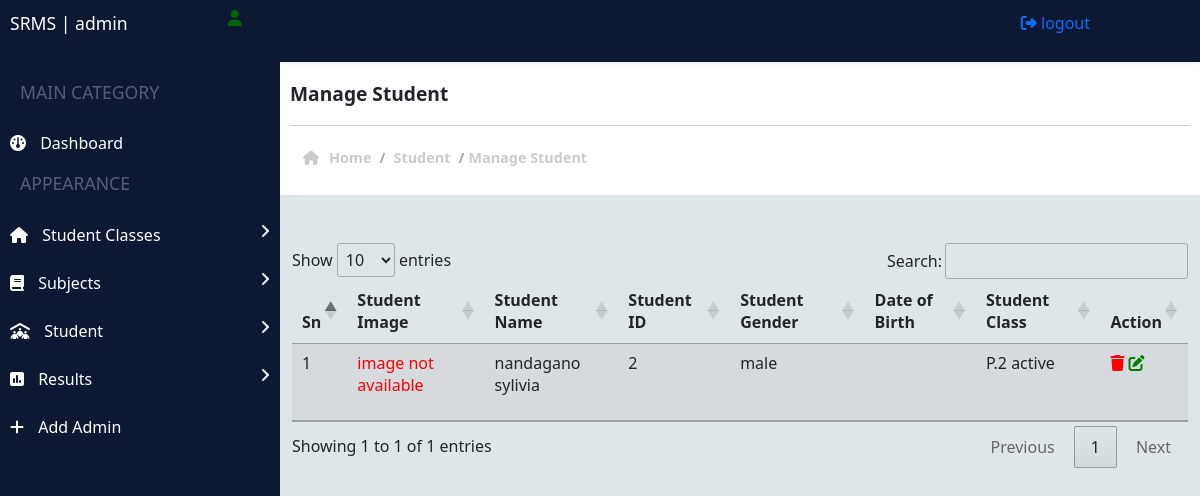
The page /admin/manage_student.php (signed in) on the database its author committed.
### tables this page shows
CREATE TABLE `tbl_student` (
  `student_id` int(11) NOT NULL,
  `image` varchar(512) NOT NULL,
  `student_name` varchar(100) NOT NULL,
  `studentId` int(100) NOT NULL,
  `gender` varchar(10) NOT NULL,
  `age` varchar(100) NOT NULL,
  `class_id` varchar(100) NOT NULL,
  `sigles` varchar(50) NOT NULL
);

CREATE TABLE `tbl_classes` (
  `id` int(11) NOT NULL,
  `className` varchar(100) NOT NULL,
  `classNameNumeric` int(100) NOT NULL,
  `stream` varchar(255) NOT NULL,
  `creationDate` timestamp NOT NULL DEFAULT current_timestamp() ON UPDATE current_timestamp()
);

### admin/manage_student.php (the view, shortened to what this page needs)
<link href="https://cdn.jsdelivr.net/npm/bootstrap@5.2.3/dist/css/bootstrap.min.css" rel="stylesheet" >
<link rel="stylesheet" href="//cdn.datatables.net/1.13.4/css/jquery.dataTables.min.css">
<link rel="stylesheet" href="https://cdn.datatables.net/1.13.4/css/jquery.dataTables.min.css">
<?php
    include_once('partials/header.php');
    include_once('partials/left_bar.php');
 ?>
<div class="rightbar">
    <div class="top">
        <span>manage student</span>
        <hr>
        <div class="row breadcrumb-div">
            <div class="col-md-6">
                <ul class="breadcrumb">
                    <li><a href="index.php"><i class="fa fa-home"></i> <span style="padding: 0 3px;"></span> Home</a></li>
                    <span> / </span>
                    <li><a href="#">Student</a></li>
                    <span> / </span>
                    <li class="active">manage Student</li>
                </ul>
            </div>
        </div>
    </div>
    <div class="container-fluid mt-5">
        <div class="row">
            <div class="col-lg-12">
            <table id="example" class="table table-hover table-striped">
                <thead>
                    <tr>
                        <th>Sn</th>
                        <th>Student Image</th>
                        <th>Student Name</th>
                        <th>Student ID</th>
                        <th>Student Gender</th>
                        <th>Date of Birth</th>
                        <th>Student Class</th>
                        <th>Action</th>
                    </tr>
                </thead>
                <tbody>
                    <?php
                        $sn =1;
                        $sql = "select *, tbl_classes.className, tbl_classes.stream from tbl_student, tbl_classes where tbl_classes.id = tbl_student.class_id";
                        $res = mysqli_query($conn, $sql);
                        while($row = mysqli_fetch_assoc($res)){
                            $id = $row['student_id'];
                            $image = $row['image'];
                            $student_name = $row['student_name'];
                            $student_id = $row['studentId'];
                            $student_gender = $row['gender'];
                            $age = $row['age'];
                            $student_class = $row['className'];
                            $stream = $row['stream'];
                            ?>
                            <tr>
                                <td><?php echo $sn++?></td>
                                <td>
                                    <?php
                                    if($image !=''){
                                        ?>
                                        <img src="<?php echo SITEURL;?>img/<?php echo $image ?>" style='width: 80px; height: 80px;'>
                                        <?php
                                    }else{
                                        echo '<p class="error">image not available</p>';
                                    }
                                    ?>
                                </td>
                                <td><?php echo $student_name; ?></td>
                                <td><?php echo $student_id ?></td>
                                <td><?php echo $student_gender; ?></td>
                                <td><?php echo $age ?></td>
                                <td><?php echo "{$student_class} {$stream}" ?></td>
                                <td>
                                    <a href="<?php echo SITEURL; ?>delete_student.php?student_id=<?php echo $id; ?> &image=<?php echo $image; ?>" style="color: red; "><i class="fa-solid fa-light fa-trash"></i></a>
                                    <a href="<?php echo SITEURL;?>update_student.php?student_id=<?php echo $id ?>" style="color: green; "><i class="fa-solid fa-light fa-pen-to-square"></i></a>
                                </td>
                            </tr>
<?php
                        }
                    ?>
                </tbody>
            </table>
            </div>
        </div>
    </div>
</div>

### admin/css/style.css (style rules this page uses)
* { padding: 0; margin: 0; box-sizing: border-box; }
body { padding-top: 40px; overflow-x: hidden; background-color: #dfe6e9; }
.error { color: red !important; }
.rightbar { width: calc(100% - 280px); height: 100vh; background-color: #dfe6e9; position: absolute; left: 280px; top: 30px; }
.rightbar .top { background-color: #fff !important; padding: 50px 10px 6px; text-transform: capitalize; font-size: 1.2rem; font-weight: 900; }
.breadcrumb { display: flex; list-style: none; font-size: .9rem; padding: 5px ; opacity: .4; }
.breadcrumb li, .breadcrumb li a { color: grey; padding: 0 4px; text-decoration: none; }

### admin/manage_student.php (style rules this page uses)
.error { color: red; }

### rows shown on the page
tbl_student: image "image not available", student_name "nandagano sylivia", studentId "2", gender "male", class.className "P.2", class.stream "active"
